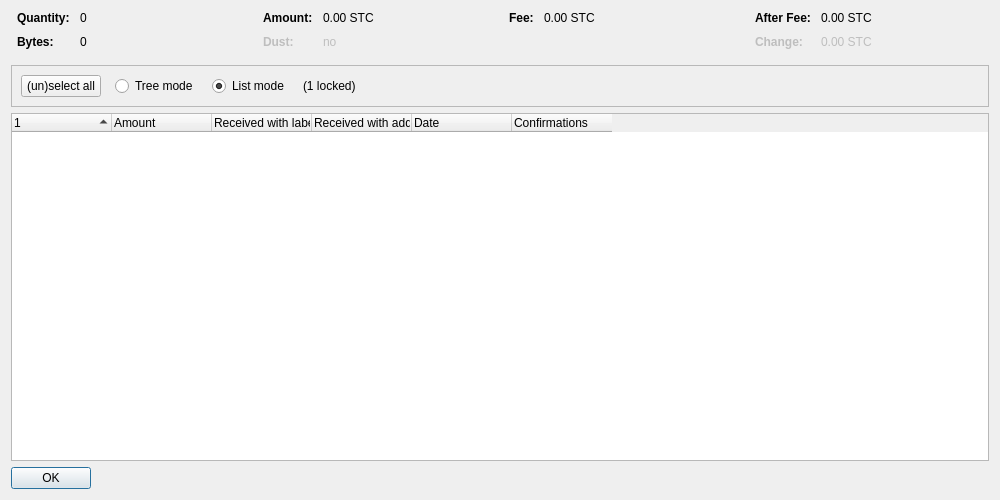
<?xml version="1.0" encoding="UTF-8"?>
<ui version="4.0">
 <class>CoinControlDialog</class>
 <widget class="QDialog" name="CoinControlDialog">
  <property name="geometry">
   <rect>
    <x>0</x>
    <y>0</y>
    <width>1000</width>
    <height>500</height>
   </rect>
  </property>
  <property name="windowTitle">
   <string>Coin Selection</string>
  </property>
  <layout class="QVBoxLayout" name="verticalLayout">
   <item>
    <layout class="QHBoxLayout" name="horizontalLayoutTop" stretch="0,0,0,0">
     <property name="topMargin">
      <number>0</number>
     </property>
     <property name="bottomMargin">
      <number>10</number>
     </property>
     <item>
      <layout class="QFormLayout" name="formLayoutCoinControl1">
       <property name="horizontalSpacing">
        <number>10</number>
       </property>
       <property name="verticalSpacing">
        <number>10</number>
       </property>
       <property name="leftMargin">
        <number>6</number>
       </property>
       <property name="rightMargin">
        <number>6</number>
       </property>
       <item row="0" column="0">
        <widget class="QLabel" name="labelCoinControlQuantityText">
         <property name="font">
          <font>
           <weight>75</weight>
           <bold>true</bold>
          </font>
         </property>
         <property name="text">
          <string>Quantity:</string>
         </property>
        </widget>
       </item>
       <item row="0" column="1">
        <widget class="QLabel" name="labelCoinControlQuantity">
         <property name="cursor">
          <cursorShape>IBeamCursor</cursorShape>
         </property>
         <property name="contextMenuPolicy">
          <enum>Qt::ActionsContextMenu</enum>
         </property>
         <property name="text">
          <string notr="true">0</string>
         </property>
         <property name="textInteractionFlags">
          <set>Qt::LinksAccessibleByMouse|Qt::TextSelectableByKeyboard|Qt::TextSelectableByMouse</set>
         </property>
        </widget>
       </item>
       <item row="1" column="0">
        <widget class="QLabel" name="labelCoinControlBytesText">
         <property name="font">
          <font>
           <weight>75</weight>
           <bold>true</bold>
          </font>
         </property>
         <property name="text">
          <string>Bytes:</string>
         </property>
        </widget>
       </item>
       <item row="1" column="1">
        <widget class="QLabel" name="labelCoinControlBytes">
         <property name="cursor">
          <cursorShape>IBeamCursor</cursorShape>
         </property>
         <property name="contextMenuPolicy">
          <enum>Qt::ActionsContextMenu</enum>
         </property>
         <property name="text">
          <string notr="true">0</string>
         </property>
         <property name="textInteractionFlags">
          <set>Qt::LinksAccessibleByMouse|Qt::TextSelectableByKeyboard|Qt::TextSelectableByMouse</set>
         </property>
        </widget>
       </item>
      </layout>
     </item>
     <item>
      <layout class="QFormLayout" name="formLayoutCoinControl2">
       <property name="horizontalSpacing">
        <number>10</number>
       </property>
       <property name="verticalSpacing">
        <number>10</number>
       </property>
       <property name="leftMargin">
        <number>6</number>
       </property>
       <property name="rightMargin">
        <number>6</number>
       </property>
       <item row="0" column="0">
        <widget class="QLabel" name="labelCoinControlAmountText">
         <property name="font">
          <font>
           <weight>75</weight>
           <bold>true</bold>
          </font>
         </property>
         <property name="text">
          <string>Amount:</string>
         </property>
        </widget>
       </item>
       <item row="0" column="1">
        <widget class="QLabel" name="labelCoinControlAmount">
         <property name="cursor">
          <cursorShape>IBeamCursor</cursorShape>
         </property>
         <property name="contextMenuPolicy">
          <enum>Qt::ActionsContextMenu</enum>
         </property>
         <property name="text">
          <string notr="true">0.00 STC</string>
         </property>
         <property name="textInteractionFlags">
          <set>Qt::LinksAccessibleByMouse|Qt::TextSelectableByKeyboard|Qt::TextSelectableByMouse</set>
         </property>
        </widget>
       </item>
       <item row="1" column="0">
        <widget class="QLabel" name="labelCoinControlLowOutputText">
         <property name="enabled">
          <bool>false</bool>
         </property>
         <property name="font">
          <font>
           <weight>75</weight>
           <bold>true</bold>
          </font>
         </property>
         <property name="text">
          <string>Dust:</string>
         </property>
        </widget>
       </item>
       <item row="1" column="1">
        <widget class="QLabel" name="labelCoinControlLowOutput">
         <property name="enabled">
          <bool>false</bool>
         </property>
         <property name="cursor">
          <cursorShape>IBeamCursor</cursorShape>
         </property>
         <property name="contextMenuPolicy">
          <enum>Qt::ActionsContextMenu</enum>
         </property>
         <property name="text">
          <string notr="true">no</string>
         </property>
         <property name="textInteractionFlags">
          <set>Qt::LinksAccessibleByMouse|Qt::TextSelectableByKeyboard|Qt::TextSelectableByMouse</set>
         </property>
        </widget>
       </item>
      </layout>
     </item>
     <item>
      <layout class="QFormLayout" name="formLayoutCoinControl3">
       <property name="horizontalSpacing">
        <number>10</number>
       </property>
       <property name="verticalSpacing">
        <number>10</number>
       </property>
       <property name="leftMargin">
        <number>6</number>
       </property>
       <property name="rightMargin">
        <number>6</number>
       </property>
       <item row="0" column="0">
        <widget class="QLabel" name="labelCoinControlFeeText">
         <property name="font">
          <font>
           <weight>75</weight>
           <bold>true</bold>
          </font>
         </property>
         <property name="text">
          <string>Fee:</string>
         </property>
        </widget>
       </item>
       <item row="0" column="1">
        <widget class="QLabel" name="labelCoinControlFee">
         <property name="cursor">
          <cursorShape>IBeamCursor</cursorShape>
         </property>
         <property name="contextMenuPolicy">
          <enum>Qt::ActionsContextMenu</enum>
         </property>
         <property name="text">
          <string notr="true">0.00 STC</string>
         </property>
         <property name="textInteractionFlags">
          <set>Qt::LinksAccessibleByMouse|Qt::TextSelectableByKeyboard|Qt::TextSelectableByMouse</set>
         </property>
        </widget>
       </item>
      </layout>
     </item>
     <item>
      <layout class="QFormLayout" name="formLayoutCoinControl4">
       <property name="horizontalSpacing">
        <number>10</number>
       </property>
       <property name="verticalSpacing">
        <number>10</number>
       </property>
       <property name="leftMargin">
        <number>6</number>
       </property>
       <property name="rightMargin">
        <number>6</number>
       </property>
       <item row="0" column="0">
        <widget class="QLabel" name="labelCoinControlAfterFeeText">
         <property name="font">
          <font>
           <weight>75</weight>
           <bold>true</bold>
          </font>
         </property>
         <property name="text">
          <string>After Fee:</string>
         </property>
        </widget>
       </item>
       <item row="0" column="1">
        <widget class="QLabel" name="labelCoinControlAfterFee">
         <property name="cursor">
          <cursorShape>IBeamCursor</cursorShape>
         </property>
         <property name="contextMenuPolicy">
          <enum>Qt::ActionsContextMenu</enum>
         </property>
         <property name="text">
          <string notr="true">0.00 STC</string>
         </property>
         <property name="textInteractionFlags">
          <set>Qt::LinksAccessibleByMouse|Qt::TextSelectableByKeyboard|Qt::TextSelectableByMouse</set>
         </property>
        </widget>
       </item>
       <item row="1" column="0">
        <widget class="QLabel" name="labelCoinControlChangeText">
         <property name="enabled">
          <bool>false</bool>
         </property>
         <property name="font">
          <font>
           <weight>75</weight>
           <bold>true</bold>
          </font>
         </property>
         <property name="text">
          <string>Change:</string>
         </property>
        </widget>
       </item>
       <item row="1" column="1">
        <widget class="QLabel" name="labelCoinControlChange">
         <property name="enabled">
          <bool>false</bool>
         </property>
         <property name="cursor">
          <cursorShape>IBeamCursor</cursorShape>
         </property>
         <property name="contextMenuPolicy">
          <enum>Qt::ActionsContextMenu</enum>
         </property>
         <property name="text">
          <string notr="true">0.00 STC</string>
         </property>
         <property name="textInteractionFlags">
          <set>Qt::LinksAccessibleByMouse|Qt::TextSelectableByKeyboard|Qt::TextSelectableByMouse</set>
         </property>
        </widget>
       </item>
      </layout>
     </item>
    </layout>
   </item>
   <item>
    <widget class="QFrame" name="frame">
     <property name="minimumSize">
      <size>
       <width>0</width>
       <height>40</height>
      </size>
     </property>
     <property name="frameShape">
      <enum>QFrame::StyledPanel</enum>
     </property>
     <property name="frameShadow">
      <enum>QFrame::Sunken</enum>
     </property>
     <layout class="QHBoxLayout" name="horizontalLayout">
      <item>
       <layout class="QHBoxLayout" name="horizontalLayoutPanel" stretch="0,0,0,0,0">
        <property name="spacing">
         <number>14</number>
        </property>
        <item>
         <widget class="QPushButton" name="pushButtonSelectAll">
          <property name="sizePolicy">
           <sizepolicy hsizetype="Maximum" vsizetype="Fixed">
            <horstretch>0</horstretch>
            <verstretch>0</verstretch>
           </sizepolicy>
          </property>
          <property name="text">
           <string>(un)select all</string>
          </property>
          <property name="autoDefault">
           <bool>false</bool>
          </property>
         </widget>
        </item>
        <item>
         <widget class="QRadioButton" name="radioTreeMode">
          <property name="sizePolicy">
           <sizepolicy hsizetype="Maximum" vsizetype="Fixed">
            <horstretch>0</horstretch>
            <verstretch>0</verstretch>
           </sizepolicy>
          </property>
          <property name="text">
           <string>Tree mode</string>
          </property>
         </widget>
        </item>
        <item>
         <widget class="QRadioButton" name="radioListMode">
          <property name="sizePolicy">
           <sizepolicy hsizetype="Maximum" vsizetype="Fixed">
            <horstretch>0</horstretch>
            <verstretch>0</verstretch>
           </sizepolicy>
          </property>
          <property name="text">
           <string>List mode</string>
          </property>
          <property name="checked">
           <bool>true</bool>
          </property>
         </widget>
        </item>
        <item>
         <widget class="QLabel" name="labelLocked">
          <property name="text">
           <string notr="true">(1 locked)</string>
          </property>
         </widget>
        </item>
        <item>
         <spacer name="horizontalSpacer">
          <property name="orientation">
           <enum>Qt::Horizontal</enum>
          </property>
          <property name="sizeHint" stdset="0">
           <size>
            <width>40</width>
            <height>20</height>
           </size>
          </property>
         </spacer>
        </item>
       </layout>
      </item>
     </layout>
    </widget>
   </item>
   <item>
    <widget class="CoinControlTreeWidget" name="treeWidget">
     <property name="contextMenuPolicy">
      <enum>Qt::CustomContextMenu</enum>
     </property>
     <property name="sortingEnabled">
      <bool>false</bool>
     </property>
     <property name="columnCount">
      <number>6</number>
     </property>
     <attribute name="headerShowSortIndicator" stdset="0">
      <bool>true</bool>
     </attribute>
     <attribute name="headerStretchLastSection">
      <bool>false</bool>
     </attribute>
     <column>
      <property name="text">
       <string/>
      </property>
     </column>
     <column>
      <property name="text">
       <string>Amount</string>
      </property>
     </column>
     <column>
      <property name="text">
       <string>Received with label</string>
      </property>
     </column>
     <column>
      <property name="text">
       <string>Received with address</string>
      </property>
     </column>
     <column>
      <property name="text">
       <string>Date</string>
      </property>
     </column>
     <column>
      <property name="text">
       <string>Confirmations</string>
      </property>
      <property name="toolTip">
       <string>Confirmed</string>
      </property>
     </column>
     <column>
      <property name="text">
       <string/>
      </property>
     </column>
     <column>
      <property name="text">
       <string/>
      </property>
     </column>
     <column>
      <property name="text">
       <string/>
      </property>
     </column>
     <column>
      <property name="text">
       <string/>
      </property>
     </column>
    </widget>
   </item>
   <item>
    <widget class="QDialogButtonBox" name="buttonBox">
     <property name="sizePolicy">
      <sizepolicy hsizetype="Maximum" vsizetype="Fixed">
       <horstretch>0</horstretch>
       <verstretch>0</verstretch>
      </sizepolicy>
     </property>
     <property name="orientation">
      <enum>Qt::Horizontal</enum>
     </property>
     <property name="standardButtons">
      <set>QDialogButtonBox::Ok</set>
     </property>
    </widget>
   </item>
  </layout>
 </widget>
 <customwidgets>
  <customwidget>
   <class>CoinControlTreeWidget</class>
   <extends>QTreeWidget</extends>
   <header>qt/coincontroltreewidget.h</header>
  </customwidget>
 </customwidgets>
 <resources/>
 <connections/>
</ui>
